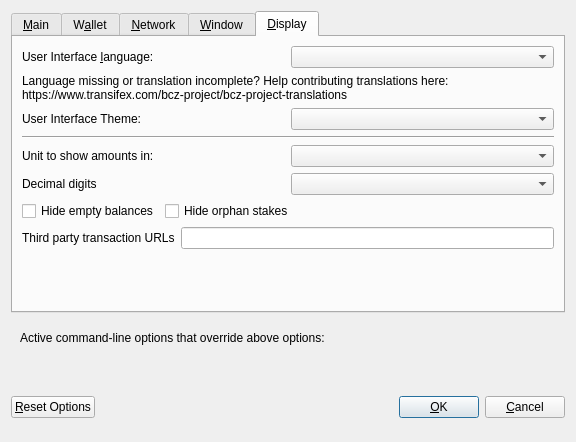
<?xml version="1.0" encoding="UTF-8"?>
<ui version="4.0">
 <class>OptionsDialog</class>
 <widget class="QDialog" name="OptionsDialog">
  <property name="geometry">
   <rect>
    <x>0</x>
    <y>0</y>
    <width>576</width>
    <height>442</height>
   </rect>
  </property>
  <property name="windowTitle">
   <string>Options</string>
  </property>
  <property name="modal">
   <bool>true</bool>
  </property>
  <layout class="QVBoxLayout" name="verticalLayout">
   <item>
    <widget class="QTabWidget" name="tabWidget">
     <property name="currentIndex">
      <number>4</number>
     </property>
     <widget class="QWidget" name="tabMain">
      <attribute name="title">
       <string>&amp;Main</string>
      </attribute>
      <layout class="QVBoxLayout" name="verticalLayout_Main">
       <item>
        <widget class="QCheckBox" name="bitcoinAtStartup">
         <property name="toolTip">
          <string>Automatically start BCZ after logging in to the system.</string>
         </property>
         <property name="text">
          <string>&amp;Start BCZ on system login</string>
         </property>
        </widget>
       </item>
       <item>
        <layout class="QHBoxLayout" name="horizontalLayout_2_Main">
         <item>
          <widget class="QLabel" name="databaseCacheLabel">
           <property name="text">
            <string>Size of &amp;database cache</string>
           </property>
           <property name="textFormat">
            <enum>Qt::PlainText</enum>
           </property>
           <property name="buddy">
            <cstring>databaseCache</cstring>
           </property>
          </widget>
         </item>
         <item>
          <widget class="QSpinBox" name="databaseCache"/>
         </item>
         <item>
          <widget class="QLabel" name="databaseCacheUnitLabel">
           <property name="text">
            <string>MB</string>
           </property>
           <property name="textFormat">
            <enum>Qt::PlainText</enum>
           </property>
          </widget>
         </item>
         <item>
          <spacer name="horizontalSpacer_2_Main">
           <property name="orientation">
            <enum>Qt::Horizontal</enum>
           </property>
           <property name="sizeHint" stdset="0">
            <size>
             <width>40</width>
             <height>20</height>
            </size>
           </property>
          </spacer>
         </item>
        </layout>
       </item>
       <item>
        <layout class="QHBoxLayout" name="horizontalLayout_3_Main">
         <item>
          <widget class="QLabel" name="threadsScriptVerifLabel">
           <property name="text">
            <string>Number of script &amp;verification threads</string>
           </property>
           <property name="textFormat">
            <enum>Qt::PlainText</enum>
           </property>
           <property name="buddy">
            <cstring>threadsScriptVerif</cstring>
           </property>
          </widget>
         </item>
         <item>
          <widget class="QSpinBox" name="threadsScriptVerif">
           <property name="toolTip">
            <string>(0 = auto, &lt;0 = leave that many cores free)</string>
           </property>
          </widget>
         </item>
         <item>
          <spacer name="horizontalSpacer_3_Main">
           <property name="orientation">
            <enum>Qt::Horizontal</enum>
           </property>
           <property name="sizeHint" stdset="0">
            <size>
             <width>40</width>
             <height>20</height>
            </size>
           </property>
          </spacer>
         </item>
        </layout>
       </item>
       <item>
        <spacer name="verticalSpacer_2">
         <property name="orientation">
          <enum>Qt::Vertical</enum>
         </property>
         <property name="sizeHint" stdset="0">
          <size>
           <width>20</width>
           <height>40</height>
          </size>
         </property>
        </spacer>
       </item>
      </layout>
     </widget>
     <widget class="QWidget" name="tabWallet">
      <attribute name="title">
       <string>W&amp;allet</string>
      </attribute>
      <layout class="QVBoxLayout" name="verticalLayout_Wallet">
       <item>
        <layout class="QHBoxLayout" name="horizontalLayout_2_Wallet">
         <item>
          <widget class="QLabel" name="labelStakeSplitThresholdText">
           <property name="text">
            <string>Stake split threshold:</string>
           </property>
          </widget>
         </item>
         <item>
          <widget class="QSpinBox" name="spinBoxStakeSplitThreshold">
           <property name="minimum">
            <number>1</number>
           </property>
           <property name="maximum">
            <number>999999</number>
           </property>
          </widget>
         </item>
        </layout>
       </item>
       <item>
        <widget class="QGroupBox" name="groupBox">
         <property name="title">
          <string>Expert</string>
         </property>
         <layout class="QVBoxLayout" name="verticalLayout_2">
          <item>
           <widget class="QCheckBox" name="coinControlFeatures">
            <property name="toolTip">
             <string>Whether to show coin control features or not.</string>
            </property>
            <property name="text">
             <string>Enable coin &amp;control features</string>
            </property>
           </widget>
          </item>
          <item>
           <widget class="QCheckBox" name="showMasternodesTab">
            <property name="toolTip">
             <string>Show additional tab listing all your masternodes in first sub-tab&lt;br/&gt;and all masternodes on the network in second sub-tab.</string>
            </property>
            <property name="text">
             <string>Show Masternodes Tab</string>
            </property>
           </widget>
          </item>
          <item>
           <widget class="QCheckBox" name="spendZeroConfChange">
            <property name="toolTip">
             <string>If you disable the spending of unconfirmed change, the change from a transaction&lt;br/&gt;cannot be used until that transaction has at least one confirmation.&lt;br/&gt;This also affects how your balance is computed.</string>
            </property>
            <property name="text">
             <string>&amp;Spend unconfirmed change</string>
            </property>
           </widget>
          </item>
         </layout>
        </widget>
       </item>
       <item>
        <spacer name="verticalSpacer_Wallet">
         <property name="orientation">
          <enum>Qt::Vertical</enum>
         </property>
         <property name="sizeHint" stdset="0">
          <size>
           <width>20</width>
           <height>40</height>
          </size>
         </property>
        </spacer>
       </item>
      </layout>
     </widget>
     <widget class="QWidget" name="tabNetwork">
      <attribute name="title">
       <string>&amp;Network</string>
      </attribute>
      <layout class="QVBoxLayout" name="verticalLayout_Network">
       <item>
        <widget class="QCheckBox" name="mapPortUpnp">
         <property name="toolTip">
          <string>Automatically open the BCZ client port on the router. This only works when your router supports UPnP and it is enabled.</string>
         </property>
         <property name="text">
          <string>Map port using &amp;UPnP</string>
         </property>
        </widget>
       </item>
       <item>
        <widget class="QCheckBox" name="allowIncoming">
         <property name="toolTip">
          <string>Accept connections from outside</string>
         </property>
         <property name="text">
          <string>Allow incoming connections</string>
         </property>
        </widget>
       </item>
       <item>
        <widget class="QCheckBox" name="connectSocks">
         <property name="toolTip">
          <string>Connect to the BCZ network through a SOCKS5 proxy.</string>
         </property>
         <property name="text">
          <string>&amp;Connect through SOCKS5 proxy (default proxy):</string>
         </property>
        </widget>
       </item>
       <item>
        <layout class="QHBoxLayout" name="horizontalLayout_1_Network">
         <item>
          <widget class="QLabel" name="proxyIpLabel">
           <property name="text">
            <string>Proxy &amp;IP:</string>
           </property>
           <property name="textFormat">
            <enum>Qt::PlainText</enum>
           </property>
           <property name="buddy">
            <cstring>proxyIp</cstring>
           </property>
          </widget>
         </item>
         <item>
          <widget class="QValidatedLineEdit" name="proxyIp">
           <property name="minimumSize">
            <size>
             <width>140</width>
             <height>0</height>
            </size>
           </property>
           <property name="maximumSize">
            <size>
             <width>140</width>
             <height>16777215</height>
            </size>
           </property>
           <property name="toolTip">
            <string>IP address of the proxy (e.g. IPv4: 127.0.0.1 / IPv6: ::1)</string>
           </property>
          </widget>
         </item>
         <item>
          <widget class="QLabel" name="proxyPortLabel">
           <property name="text">
            <string>&amp;Port:</string>
           </property>
           <property name="textFormat">
            <enum>Qt::PlainText</enum>
           </property>
           <property name="buddy">
            <cstring>proxyPort</cstring>
           </property>
          </widget>
         </item>
         <item>
          <widget class="QLineEdit" name="proxyPort">
           <property name="minimumSize">
            <size>
             <width>55</width>
             <height>0</height>
            </size>
           </property>
           <property name="maximumSize">
            <size>
             <width>55</width>
             <height>16777215</height>
            </size>
           </property>
           <property name="toolTip">
            <string>Port of the proxy (e.g. 9050)</string>
           </property>
          </widget>
         </item>
         <item>
          <spacer name="horizontalSpacer_1_Network">
           <property name="orientation">
            <enum>Qt::Horizontal</enum>
           </property>
           <property name="sizeHint" stdset="0">
            <size>
             <width>40</width>
             <height>20</height>
            </size>
           </property>
          </spacer>
         </item>
        </layout>
       </item>
       <item>
        <spacer name="verticalSpacer_Network">
         <property name="orientation">
          <enum>Qt::Vertical</enum>
         </property>
         <property name="sizeHint" stdset="0">
          <size>
           <width>20</width>
           <height>40</height>
          </size>
         </property>
        </spacer>
       </item>
      </layout>
     </widget>
     <widget class="QWidget" name="tabWindow">
      <attribute name="title">
       <string>&amp;Window</string>
      </attribute>
      <layout class="QVBoxLayout" name="verticalLayout_Window">
       <item>
        <widget class="QCheckBox" name="minimizeToTray">
         <property name="toolTip">
          <string>Show only a tray icon after minimizing the window.</string>
         </property>
         <property name="text">
          <string>&amp;Minimize to the tray instead of the taskbar</string>
         </property>
        </widget>
       </item>
       <item>
        <widget class="QCheckBox" name="minimizeOnClose">
         <property name="toolTip">
          <string>Minimize instead of exit the application when the window is closed. When this option is enabled, the application will be closed only after selecting Quit in the menu.</string>
         </property>
         <property name="text">
          <string>M&amp;inimize on close</string>
         </property>
        </widget>
       </item>
       <item>
        <spacer name="verticalSpacer_Window">
         <property name="orientation">
          <enum>Qt::Vertical</enum>
         </property>
         <property name="sizeHint" stdset="0">
          <size>
           <width>20</width>
           <height>40</height>
          </size>
         </property>
        </spacer>
       </item>
      </layout>
     </widget>
     <widget class="QWidget" name="tabDisplay">
      <attribute name="title">
       <string>&amp;Display</string>
      </attribute>
      <layout class="QVBoxLayout" name="verticalLayout_Display">
       <item>
        <layout class="QHBoxLayout" name="horizontalLayout_1_Display">
         <item>
          <widget class="QLabel" name="langLabel">
           <property name="text">
            <string>User Interface &amp;language:</string>
           </property>
           <property name="textFormat">
            <enum>Qt::PlainText</enum>
           </property>
           <property name="buddy">
            <cstring>lang</cstring>
           </property>
          </widget>
         </item>
         <item>
          <widget class="QValueComboBox" name="lang">
           <property name="toolTip">
            <string>The user interface language can be set here. This setting will take effect after restarting BCZ.</string>
           </property>
          </widget>
         </item>
        </layout>
       </item>
       <item>
        <widget class="QLabel" name="label_3">
         <property name="toolTip">
          <string notr="true"/>
         </property>
         <property name="statusTip">
          <string notr="true"/>
         </property>
         <property name="whatsThis">
          <string notr="true"/>
         </property>
         <property name="accessibleName">
          <string notr="true"/>
         </property>
         <property name="text">
          <string>Language missing or translation incomplete? Help contributing translations here:
https://www.transifex.com/bcz-project/bcz-project-translations</string>
         </property>
         <property name="wordWrap">
          <bool>true</bool>
         </property>
         <property name="openExternalLinks">
          <bool>true</bool>
         </property>
         <property name="textInteractionFlags">
          <set>Qt::TextBrowserInteraction</set>
         </property>
        </widget>
       </item>
       <item>
        <layout class="QHBoxLayout" name="horizontalLayout_2_Display" stretch="0,0">
         <item>
          <widget class="QLabel" name="themeLabel">
           <property name="text">
            <string>User Interface Theme:</string>
           </property>
          </widget>
         </item>
         <item>
          <widget class="QValueComboBox" name="theme"/>
         </item>
        </layout>
       </item>
       <item>
        <widget class="QWidget" name="verticalZpivDisplayWidget" native="true">
         <layout class="QVBoxLayout" name="verticalZpivDisplayLayout">
          <property name="leftMargin">
           <number>0</number>
          </property>
          <property name="topMargin">
           <number>0</number>
          </property>
          <property name="rightMargin">
           <number>0</number>
          </property>
          <property name="bottomMargin">
           <number>0</number>
          </property>
          <item>
           <widget class="Line" name="line">
            <property name="orientation">
             <enum>Qt::Horizontal</enum>
            </property>
           </widget>
          </item>
          <item>
           <layout class="QHBoxLayout" name="horizontalLayout_3_Display">
            <item>
             <widget class="QLabel" name="unitLabel">
              <property name="text">
               <string>Unit to show amounts in:</string>
              </property>
              <property name="textFormat">
               <enum>Qt::PlainText</enum>
              </property>
             </widget>
            </item>
            <item>
             <widget class="QValueComboBox" name="unit">
              <property name="toolTip">
               <string>Choose the default subdivision unit to show in the interface and when sending coins.</string>
              </property>
             </widget>
            </item>
           </layout>
          </item>
          <item>
           <layout class="QHBoxLayout" name="horizontalLayout_4_Display">
            <item>
             <widget class="QLabel" name="digitsLabel">
              <property name="text">
               <string>Decimal digits</string>
              </property>
             </widget>
            </item>
            <item>
             <widget class="QValueComboBox" name="digits"/>
            </item>
           </layout>
          </item>
          <item>
           <layout class="QHBoxLayout" name="horizontalLayout_5_Display">
            <item>
             <widget class="QCheckBox" name="checkBoxHideZeroBalances">
              <property name="toolTip">
               <string>Hide empty balances</string>
              </property>
              <property name="layoutDirection">
               <enum>Qt::LeftToRight</enum>
              </property>
              <property name="text">
               <string>Hide empty balances</string>
              </property>
             </widget>
            </item>
            <item>
             <widget class="QCheckBox" name="checkBoxHideOrphans">
              <property name="toolTip">
               <string>Hide orphan stakes in transaction lists</string>
              </property>
              <property name="text">
               <string>Hide orphan stakes</string>
              </property>
             </widget>
            </item>
            <item>
             <spacer name="horizontalSpacer">
              <property name="orientation">
               <enum>Qt::Horizontal</enum>
              </property>
              <property name="sizeHint" stdset="0">
               <size>
                <width>40</width>
                <height>20</height>
               </size>
              </property>
             </spacer>
            </item>
           </layout>
          </item>
          <item>
           <layout class="QHBoxLayout" name="horizontalLayout_6_Display">
            <item>
             <widget class="QLabel" name="thirdPartyTxUrlsLabel">
              <property name="toolTip">
               <string>Third party URLs (e.g. a block explorer) that appear in the transactions tab as context menu items. %s in the URL is replaced by transaction hash. Multiple URLs are separated by vertical bar |.</string>
              </property>
              <property name="text">
               <string>Third party transaction URLs</string>
              </property>
             </widget>
            </item>
            <item>
             <widget class="QLineEdit" name="thirdPartyTxUrls">
              <property name="toolTip">
               <string>Third party URLs (e.g. a block explorer) that appear in the transactions tab as context menu items. %s in the URL is replaced by transaction hash. Multiple URLs are separated by vertical bar |.</string>
              </property>
             </widget>
            </item>
           </layout>
          </item>
         </layout>
        </widget>
       </item>
       <item>
        <spacer name="verticalSpacer">
         <property name="orientation">
          <enum>Qt::Vertical</enum>
         </property>
         <property name="sizeHint" stdset="0">
          <size>
           <width>20</width>
           <height>40</height>
          </size>
         </property>
        </spacer>
       </item>
      </layout>
     </widget>
    </widget>
   </item>
   <item>
    <widget class="QFrame" name="frame">
     <layout class="QVBoxLayout" name="verticalLayout_Bottom">
      <item>
       <layout class="QHBoxLayout" name="horizontalLayout_Bottom">
        <item>
         <widget class="QLabel" name="overriddenByCommandLineInfoLabel">
          <property name="text">
           <string>Active command-line options that override above options:</string>
          </property>
          <property name="textFormat">
           <enum>Qt::PlainText</enum>
          </property>
         </widget>
        </item>
        <item>
         <spacer name="horizontalSpacer_Bottom">
          <property name="orientation">
           <enum>Qt::Horizontal</enum>
          </property>
          <property name="sizeHint" stdset="0">
           <size>
            <width>40</width>
            <height>20</height>
           </size>
          </property>
         </spacer>
        </item>
       </layout>
      </item>
      <item>
       <widget class="QLabel" name="overriddenByCommandLineLabel">
        <property name="text">
         <string/>
        </property>
        <property name="textFormat">
         <enum>Qt::PlainText</enum>
        </property>
        <property name="wordWrap">
         <bool>true</bool>
        </property>
       </widget>
      </item>
     </layout>
    </widget>
   </item>
   <item>
    <layout class="QHBoxLayout" name="horizontalLayout_Buttons">
     <item>
      <widget class="QPushButton" name="resetButton">
       <property name="toolTip">
        <string>Reset all client options to default.</string>
       </property>
       <property name="text">
        <string>&amp;Reset Options</string>
       </property>
       <property name="autoDefault">
        <bool>false</bool>
       </property>
      </widget>
     </item>
     <item>
      <spacer name="horizontalSpacer_1">
       <property name="orientation">
        <enum>Qt::Horizontal</enum>
       </property>
       <property name="sizeHint" stdset="0">
        <size>
         <width>40</width>
         <height>48</height>
        </size>
       </property>
      </spacer>
     </item>
     <item>
      <widget class="QLabel" name="statusLabel">
       <property name="minimumSize">
        <size>
         <width>200</width>
         <height>0</height>
        </size>
       </property>
       <property name="font">
        <font>
         <weight>75</weight>
         <bold>true</bold>
        </font>
       </property>
       <property name="text">
        <string/>
       </property>
       <property name="textFormat">
        <enum>Qt::PlainText</enum>
       </property>
       <property name="wordWrap">
        <bool>true</bool>
       </property>
      </widget>
     </item>
     <item>
      <spacer name="horizontalSpacer_2">
       <property name="orientation">
        <enum>Qt::Horizontal</enum>
       </property>
       <property name="sizeHint" stdset="0">
        <size>
         <width>40</width>
         <height>48</height>
        </size>
       </property>
      </spacer>
     </item>
     <item>
      <widget class="QPushButton" name="okButton">
       <property name="text">
        <string>&amp;OK</string>
       </property>
       <property name="autoDefault">
        <bool>false</bool>
       </property>
       <property name="default">
        <bool>true</bool>
       </property>
      </widget>
     </item>
     <item>
      <widget class="QPushButton" name="cancelButton">
       <property name="text">
        <string>&amp;Cancel</string>
       </property>
       <property name="autoDefault">
        <bool>false</bool>
       </property>
      </widget>
     </item>
    </layout>
   </item>
  </layout>
 </widget>
 <customwidgets>
  <customwidget>
   <class>QValidatedLineEdit</class>
   <extends>QLineEdit</extends>
   <header>qvalidatedlineedit.h</header>
  </customwidget>
  <customwidget>
   <class>QValueComboBox</class>
   <extends>QComboBox</extends>
   <header>qvaluecombobox.h</header>
  </customwidget>
 </customwidgets>
 <resources/>
 <connections/>
</ui>
